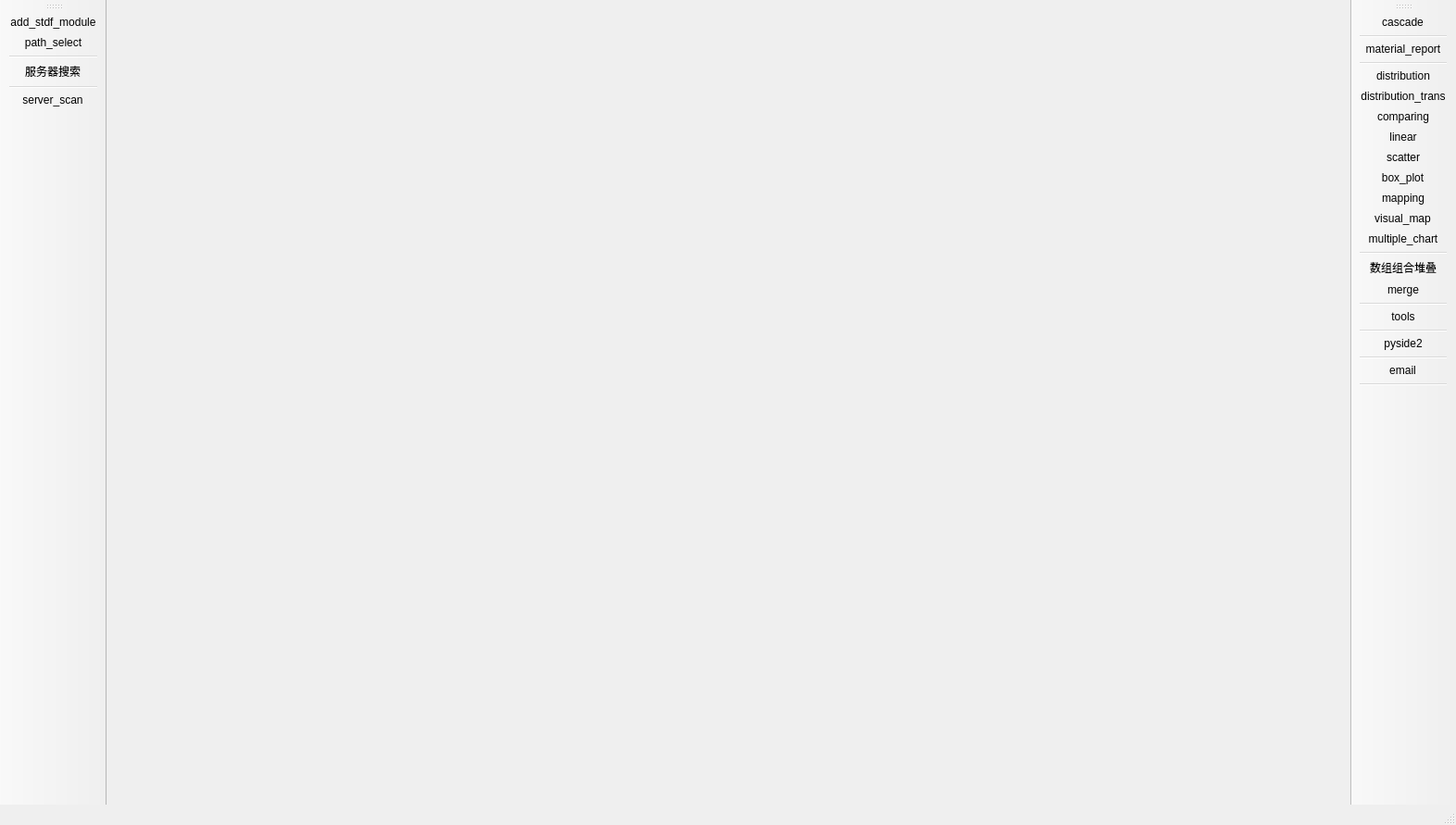
<?xml version="1.0" encoding="UTF-8"?>
<ui version="4.0">
 <class>MainWindow</class>
 <widget class="QMainWindow" name="MainWindow">
  <property name="geometry">
   <rect>
    <x>0</x>
    <y>0</y>
    <width>1572</width>
    <height>891</height>
   </rect>
  </property>
  <property name="windowTitle">
   <string>MainWindow</string>
  </property>
  <widget class="QWidget" name="centralwidget"/>
  <widget class="QStatusBar" name="statusbar"/>
  <widget class="QToolBar" name="toolBar_right">
   <property name="windowTitle">
    <string>toolBar_3</string>
   </property>
   <attribute name="toolBarArea">
    <enum>RightToolBarArea</enum>
   </attribute>
   <attribute name="toolBarBreak">
    <bool>false</bool>
   </attribute>
   <addaction name="action_cascade"/>
   <addaction name="separator"/>
   <addaction name="action_material_report"/>
   <addaction name="separator"/>
   <addaction name="action_distribution"/>
   <addaction name="action_distribution_trans"/>
   <addaction name="action_comparing"/>
   <addaction name="action_linear"/>
   <addaction name="action_scatter"/>
   <addaction name="action_box_plot"/>
   <addaction name="action_mapping"/>
   <addaction name="action_visual_map"/>
   <addaction name="action_multiple_chart"/>
   <addaction name="separator"/>
   <addaction name="action_contact"/>
   <addaction name="action_merge"/>
   <addaction name="separator"/>
   <addaction name="action_tools"/>
   <addaction name="separator"/>
   <addaction name="action_pyside2"/>
   <addaction name="separator"/>
   <addaction name="action_email"/>
   <addaction name="separator"/>
  </widget>
  <widget class="QToolBar" name="toolBar_up">
   <property name="windowTitle">
    <string>toolBar_4</string>
   </property>
   <attribute name="toolBarArea">
    <enum>LeftToolBarArea</enum>
   </attribute>
   <attribute name="toolBarBreak">
    <bool>false</bool>
   </attribute>
   <addaction name="action_add_stdf_module"/>
   <addaction name="action_path_select"/>
   <addaction name="separator"/>
   <addaction name="action_web_search"/>
   <addaction name="separator"/>
   <addaction name="action_server_scan"/>
  </widget>
  <action name="action_add_stdf_module">
   <property name="icon">
    <iconset resource="../../ui_resource/pyqtsource.qrc">
     <normaloff>:/pyqt/source/images/Open.png</normaloff>:/pyqt/source/images/Open.png</iconset>
   </property>
   <property name="text">
    <string>add_stdf_module</string>
   </property>
   <property name="toolTip">
    <string>&lt;html&gt;&lt;head/&gt;&lt;body&gt;&lt;p&gt;添加自选STDF数据&lt;/p&gt;&lt;/body&gt;&lt;/html&gt;</string>
   </property>
  </action>
  <action name="action_cascade">
   <property name="icon">
    <iconset resource="../../ui_resource/pyqtsource.qrc">
     <normaloff>:/pyqt/source/images/lc_duplicatepage.png</normaloff>:/pyqt/source/images/lc_duplicatepage.png</iconset>
   </property>
   <property name="text">
    <string>cascade</string>
   </property>
   <property name="toolTip">
    <string>级联显示工作空间中窗口</string>
   </property>
  </action>
  <action name="action_distribution">
   <property name="icon">
    <iconset resource="../../ui_resource/pyqtsource.qrc">
     <normaloff>:/pyqt/source/images/lc_drawchart.png</normaloff>:/pyqt/source/images/lc_drawchart.png</iconset>
   </property>
   <property name="text">
    <string>distribution</string>
   </property>
   <property name="toolTip">
    <string>测试数据分布图</string>
   </property>
  </action>
  <action name="action_distribution_trans">
   <property name="icon">
    <iconset resource="../../ui_resource/pyqtsource.qrc">
     <normaloff>:/pyqt/source/images/lc_aligndown.png</normaloff>:/pyqt/source/images/lc_aligndown.png</iconset>
   </property>
   <property name="text">
    <string>distribution_trans</string>
   </property>
   <property name="toolTip">
    <string>横向分布图</string>
   </property>
  </action>
  <action name="action_comparing">
   <property name="icon">
    <iconset resource="../../ui_resource/pyqtsource.qrc">
     <normaloff>:/pyqt/source/images/lc_designerdialog.png</normaloff>:/pyqt/source/images/lc_designerdialog.png</iconset>
   </property>
   <property name="text">
    <string>comparing</string>
   </property>
   <property name="toolTip">
    <string>比较密度图</string>
   </property>
  </action>
  <action name="action_linear">
   <property name="icon">
    <iconset resource="../../ui_resource/pyqtsource.qrc">
     <normaloff>:/pyqt/source/images/lc_graphicfilterremovenoise.png</normaloff>:/pyqt/source/images/lc_graphicfilterremovenoise.png</iconset>
   </property>
   <property name="text">
    <string>linear</string>
   </property>
   <property name="toolTip">
    <string>线性回归</string>
   </property>
  </action>
  <action name="action_scatter">
   <property name="icon">
    <iconset resource="../../ui_resource/pyqtsource.qrc">
     <normaloff>:/pyqt/source/images/lc_linestyle.png</normaloff>:/pyqt/source/images/lc_linestyle.png</iconset>
   </property>
   <property name="text">
    <string>scatter</string>
   </property>
   <property name="toolTip">
    <string>散点图</string>
   </property>
  </action>
  <action name="action_box_plot">
   <property name="icon">
    <iconset resource="../../ui_resource/pyqtsource.qrc">
     <normaloff>:/pyqt/source/images/lc_distributeselection.png</normaloff>:/pyqt/source/images/lc_distributeselection.png</iconset>
   </property>
   <property name="text">
    <string>box_plot</string>
   </property>
   <property name="toolTip">
    <string>箱线图</string>
   </property>
  </action>
  <action name="action_mapping">
   <property name="icon">
    <iconset resource="../../ui_resource/pyqtsource.qrc">
     <normaloff>:/pyqt/source/images/lc_graphicfiltermosaic.png</normaloff>:/pyqt/source/images/lc_graphicfiltermosaic.png</iconset>
   </property>
   <property name="text">
    <string>mapping</string>
   </property>
   <property name="toolTip">
    <string>&lt;html&gt;&lt;head/&gt;&lt;body&gt;&lt;p&gt;Soft&amp;amp;Hard&amp;amp;TESTNO Bin Mapping&lt;/p&gt;&lt;/body&gt;&lt;/html&gt;</string>
   </property>
  </action>
  <action name="action_visual_map">
   <property name="icon">
    <iconset resource="../../ui_resource/pyqtsource.qrc">
     <normaloff>:/pyqt/source/images/lc_objectcatalog.png</normaloff>:/pyqt/source/images/lc_objectcatalog.png</iconset>
   </property>
   <property name="text">
    <string>visual_map</string>
   </property>
  </action>
  <action name="action_merge">
   <property name="icon">
    <iconset resource="../../ui_resource/pyqtsource.qrc">
     <normaloff>:/pyqt/source/images/dbaddrelation.png</normaloff>:/pyqt/source/images/dbaddrelation.png</iconset>
   </property>
   <property name="text">
    <string>merge</string>
   </property>
   <property name="toolTip">
    <string>&lt;html&gt;&lt;head/&gt;&lt;body&gt;&lt;p&gt;数据链接,算子参数制定&lt;/p&gt;&lt;/body&gt;&lt;/html&gt;</string>
   </property>
  </action>
  <action name="action_pyside2">
   <property name="icon">
    <iconset resource="../../ui_resource/pyqtsource.qrc">
     <normaloff>:/pyqt/source/images/NavOverFlow_Info.png</normaloff>:/pyqt/source/images/NavOverFlow_Info.png</iconset>
   </property>
   <property name="text">
    <string>pyside2</string>
   </property>
   <property name="toolTip">
    <string>关于PYSIDE2</string>
   </property>
  </action>
  <action name="action_tools">
   <property name="icon">
    <iconset resource="../../ui_resource/pyqtsource.qrc">
     <normaloff>:/pyqt/source/images/icon-set-squares-empty.png</normaloff>:/pyqt/source/images/icon-set-squares-empty.png</iconset>
   </property>
   <property name="text">
    <string>tools</string>
   </property>
   <property name="toolTip">
    <string>工具</string>
   </property>
  </action>
  <action name="action_email">
   <property name="icon">
    <iconset resource="../../ui_resource/pyqtsource.qrc">
     <normaloff>:/pyqt/source/images/lc_mailmergeemaildocuments.png</normaloff>:/pyqt/source/images/lc_mailmergeemaildocuments.png</iconset>
   </property>
   <property name="text">
    <string>email</string>
   </property>
   <property name="toolTip">
    <string>反馈</string>
   </property>
  </action>
  <action name="action_qt_scatter">
   <property name="icon">
    <iconset resource="../../ui_resource/pyqtsource.qrc">
     <normaloff>:/pyqt/source/images/lc_linestyle.png</normaloff>:/pyqt/source/images/lc_linestyle.png</iconset>
   </property>
   <property name="text">
    <string>qt_scatter</string>
   </property>
   <property name="toolTip">
    <string>qt散点图,因性能问题,数据会做抽样</string>
   </property>
  </action>
  <action name="action_multiple_chart">
   <property name="icon">
    <iconset resource="../../ui_resource/pyqtsource.qrc">
     <normaloff>:/pyqt/source/images/lc_autooutline.png</normaloff>:/pyqt/source/images/lc_autooutline.png</iconset>
   </property>
   <property name="text">
    <string>multiple_chart</string>
   </property>
   <property name="toolTip">
    <string>组合多个JMP脚本同时绘制多种图像</string>
   </property>
  </action>
  <action name="action_path_select">
   <property name="icon">
    <iconset resource="../../ui_resource/pyqtsource.qrc">
     <normaloff>:/pyqt/source/images/lc_openremote.png</normaloff>:/pyqt/source/images/lc_openremote.png</iconset>
   </property>
   <property name="text">
    <string>path_select</string>
   </property>
   <property name="toolTip">
    <string>一次将选取文件夹下的STDF数据导入</string>
   </property>
  </action>
  <action name="action_processing_report">
   <property name="icon">
    <iconset resource="../../ui_resource/pyqtsource.qrc">
     <normaloff>:/pyqt/source/images/lc_dbviewtablenames.png</normaloff>:/pyqt/source/images/lc_dbviewtablenames.png</iconset>
   </property>
   <property name="text">
    <string>制程能力报告</string>
   </property>
  </action>
  <action name="action_contact">
   <property name="icon">
    <iconset resource="../../ui_resource/pyqtsource.qrc">
     <normaloff>:/pyqt/source/images/lc_newwindow.png</normaloff>:/pyqt/source/images/lc_newwindow.png</iconset>
   </property>
   <property name="text">
    <string>数组组合堆叠</string>
   </property>
   <property name="toolTip">
    <string>即为多份数据上下组合为一份</string>
   </property>
  </action>
  <action name="action_web_search">
   <property name="icon">
    <iconset resource="../../ui_resource/pyqtsource.qrc">
     <normaloff>:/pyqt/source/images/hlinettp.png</normaloff>:/pyqt/source/images/hlinettp.png</iconset>
   </property>
   <property name="text">
    <string>服务器搜索</string>
   </property>
  </action>
  <action name="action_material_report">
   <property name="icon">
    <iconset resource="../../ui_resource/pyqtsource.qrc">
     <normaloff>:/pyqt/source/images/lc_presentationcurrentslide.png</normaloff>:/pyqt/source/images/lc_presentationcurrentslide.png</iconset>
   </property>
   <property name="text">
    <string>material_report</string>
   </property>
   <property name="toolTip">
    <string>量产测试数据报表</string>
   </property>
  </action>
  <action name="action_server_scan">
   <property name="icon">
    <iconset resource="../../ui_resource/pyqtsource.qrc">
     <normaloff>:/pyqt/source/images/lc_sbaexecutesql.png</normaloff>:/pyqt/source/images/lc_sbaexecutesql.png</iconset>
   </property>
   <property name="text">
    <string>server_scan</string>
   </property>
   <property name="toolTip">
    <string>&lt;html&gt;&lt;head/&gt;&lt;body&gt;&lt;p&gt;Server Data Scan&lt;/p&gt;&lt;/body&gt;&lt;/html&gt;</string>
   </property>
  </action>
 </widget>
 <resources>
  <include location="../../ui_resource/pyqtsource.qrc"/>
 </resources>
 <connections/>
</ui>
